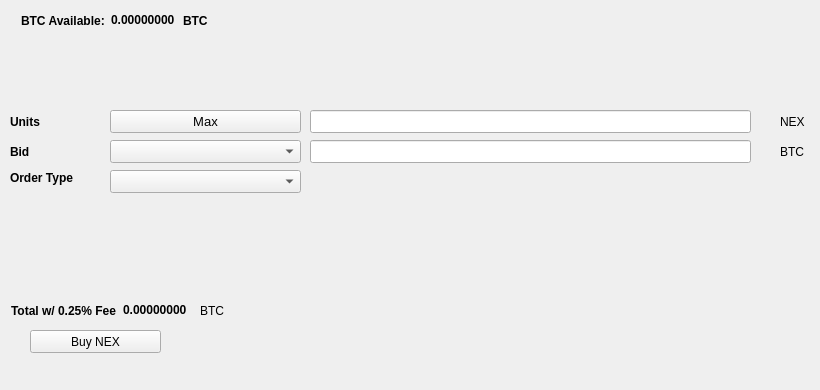
   <widget class="QWidget" name="BuyTab">
    <attribute name="title">
     <string>Buy</string>
    </attribute>
    <widget class="QPushButton" name="BuyNEX">
     <property name="geometry">
      <rect>
       <x>30</x>
       <y>330</y>
       <width>131</width>
       <height>23</height>
      </rect>
     </property>
     <property name="text">
      <string>Buy NEX</string>
     </property>
     <property name="icon">
      <iconset resource="../nex.qrc">
       <normaloff>:/icons/bitcoin</normaloff>:/icons/bitcoin</iconset>
     </property>
    </widget>
    <widget class="QLabel" name="label_3">
     <property name="geometry">
      <rect>
       <x>10</x>
       <y>110</y>
       <width>46</width>
       <height>23</height>
      </rect>
     </property>
     <property name="font">
      <font>
       <weight>75</weight>
       <bold>true</bold>
      </font>
     </property>
     <property name="text">
      <string>Units</string>
     </property>
    </widget>
    <widget class="QLineEdit" name="UnitsInput">
     <property name="geometry">
      <rect>
       <x>310</x>
       <y>110</y>
       <width>441</width>
       <height>23</height>
      </rect>
     </property>
     <property name="font">
      <font>
       <pointsize>9</pointsize>
       <weight>75</weight>
       <bold>true</bold>
      </font>
     </property>
    </widget>
    <widget class="QLineEdit" name="BuyBidPriceEdit">
     <property name="geometry">
      <rect>
       <x>310</x>
       <y>140</y>
       <width>441</width>
       <height>23</height>
      </rect>
     </property>
     <property name="font">
      <font>
       <pointsize>9</pointsize>
       <weight>75</weight>
       <bold>true</bold>
      </font>
     </property>
    </widget>
    <widget class="QLabel" name="label_4">
     <property name="geometry">
      <rect>
       <x>780</x>
       <y>110</y>
       <width>31</width>
       <height>23</height>
      </rect>
     </property>
     <property name="text">
      <string>NEX</string>
     </property>
    </widget>
    <widget class="QLabel" name="label_5">
     <property name="geometry">
      <rect>
       <x>780</x>
       <y>140</y>
       <width>31</width>
       <height>23</height>
      </rect>
     </property>
     <property name="text">
      <string>BTC</string>
     </property>
    </widget>
    <widget class="QLabel" name="label_6">
     <property name="geometry">
      <rect>
       <x>10</x>
       <y>140</y>
       <width>46</width>
       <height>23</height>
      </rect>
     </property>
     <property name="font">
      <font>
       <weight>75</weight>
       <bold>true</bold>
      </font>
     </property>
     <property name="text">
      <string>Bid</string>
     </property>
    </widget>
    <widget class="QLabel" name="label_7">
     <property name="geometry">
      <rect>
       <x>10</x>
       <y>170</y>
       <width>91</width>
       <height>16</height>
      </rect>
     </property>
     <property name="font">
      <font>
       <weight>75</weight>
       <bold>true</bold>
      </font>
     </property>
     <property name="text">
      <string>Order Type</string>
     </property>
    </widget>
    <widget class="QPushButton" name="Buy_Max_Amount">
     <property name="geometry">
      <rect>
       <x>110</x>
       <y>110</y>
       <width>191</width>
       <height>23</height>
      </rect>
     </property>
     <property name="font">
      <font>
       <pointsize>10</pointsize>
      </font>
     </property>
     <property name="text">
      <string>Max</string>
     </property>
    </widget>
    <widget class="QComboBox" name="BuyBidcomboBox">
     <property name="geometry">
      <rect>
       <x>110</x>
       <y>140</y>
       <width>191</width>
       <height>23</height>
      </rect>
     </property>
     <property name="font">
      <font>
       <pointsize>10</pointsize>
      </font>
     </property>
    </widget>
    <widget class="QComboBox" name="buyOrdertypeCombo">
     <property name="geometry">
      <rect>
       <x>110</x>
       <y>170</y>
       <width>191</width>
       <height>23</height>
      </rect>
     </property>
     <property name="font">
      <font>
       <pointsize>10</pointsize>
      </font>
     </property>
    </widget>
    <widget class="QWidget" name="layoutWidget1">
     <property name="geometry">
      <rect>
       <x>21</x>
       <y>11</y>
       <width>227</width>
       <height>19</height>
      </rect>
     </property>
     <layout class="QHBoxLayout" name="horizontalLayout_3">
      <item>
       <widget class="QLabel" name="label232">
        <property name="font">
         <font>
          <weight>75</weight>
          <bold>true</bold>
         </font>
        </property>
        <property name="text">
         <string>BTC Available:</string>
        </property>
       </widget>
      </item>
      <item>
       <widget class="QLabel" name="BtcAvailableLbl">
        <property name="palette">
         <palette>
          <active>
           <colorrole role="WindowText">
            <brush brushstyle="SolidPattern">
             <color alpha="255">
              <red>0</red>
              <green>0</green>
              <blue>0</blue>
             </color>
            </brush>
           </colorrole>
           <colorrole role="Button">
            <brush brushstyle="SolidPattern">
             <color alpha="255">
              <red>0</red>
              <green>170</green>
              <blue>0</blue>
             </color>
            </brush>
           </colorrole>
           <colorrole role="Light">
            <brush brushstyle="SolidPattern">
             <color alpha="255">
              <red>0</red>
              <green>255</green>
              <blue>0</blue>
             </color>
            </brush>
           </colorrole>
           <colorrole role="Midlight">
            <brush brushstyle="SolidPattern">
             <color alpha="255">
              <red>0</red>
              <green>212</green>
              <blue>0</blue>
             </color>
            </brush>
           </colorrole>
           <colorrole role="Dark">
            <brush brushstyle="SolidPattern">
             <color alpha="255">
              <red>0</red>
              <green>85</green>
              <blue>0</blue>
             </color>
            </brush>
           </colorrole>
           <colorrole role="Mid">
            <brush brushstyle="SolidPattern">
             <color alpha="255">
              <red>0</red>
              <green>113</green>
              <blue>0</blue>
             </color>
            </brush>
           </colorrole>
           <colorrole role="Text">
            <brush brushstyle="SolidPattern">
             <color alpha="255">
              <red>0</red>
              <green>170</green>
              <blue>0</blue>
             </color>
            </brush>
           </colorrole>
           <colorrole role="BrightText">
            <brush brushstyle="SolidPattern">
             <color alpha="255">
              <red>255</red>
              <green>255</green>
              <blue>255</blue>
             </color>
            </brush>
           </colorrole>
           <colorrole role="ButtonText">
            <brush brushstyle="SolidPattern">
             <color alpha="255">
              <red>0</red>
              <green>0</green>
              <blue>0</blue>
             </color>
            </brush>
           </colorrole>
           <colorrole role="Base">
            <brush brushstyle="SolidPattern">
             <color alpha="255">
              <red>255</red>
              <green>255</green>
              <blue>255</blue>
             </color>
            </brush>
           </colorrole>
           <colorrole role="Window">
            <brush brushstyle="SolidPattern">
             <color alpha="255">
              <red>0</red>
              <green>170</green>
              <blue>0</blue>
             </color>
            </brush>
           </colorrole>
           <colorrole role="Shadow">
            <brush brushstyle="SolidPattern">
             <color alpha="255">
              <red>0</red>
              <green>0</green>
              <blue>0</blue>
             </color>
            </brush>
           </colorrole>
           <colorrole role="AlternateBase">
            <brush brushstyle="SolidPattern">
             <color alpha="255">
              <red>127</red>
              <green>212</green>
              <blue>127</blue>
             </color>
            </brush>
           </colorrole>
           <colorrole role="ToolTipBase">
            <brush brushstyle="SolidPattern">
             <color alpha="255">
              <red>255</red>
              <green>255</green>
              <blue>220</blue>
             </color>
            </brush>
           </colorrole>
           <colorrole role="ToolTipText">
            <brush brushstyle="SolidPattern">
             <color alpha="255">
              <red>0</red>
              <green>0</green>
              <blue>0</blue>
             </color>
            </brush>
           </colorrole>
          </active>
          <inactive>
           <colorrole role="WindowText">
            <brush brushstyle="SolidPattern">
             <color alpha="255">
              <red>0</red>
              <green>0</green>
              <blue>0</blue>
             </color>
            </brush>
           </colorrole>
           <colorrole role="Button">
            <brush brushstyle="SolidPattern">
             <color alpha="255">
              <red>0</red>
              <green>170</green>
              <blue>0</blue>
             </color>
            </brush>
           </colorrole>
           <colorrole role="Light">
            <brush brushstyle="SolidPattern">
             <color alpha="255">
              <red>0</red>
              <green>255</green>
              <blue>0</blue>
             </color>
            </brush>
           </colorrole>
           <colorrole role="Midlight">
            <brush brushstyle="SolidPattern">
             <color alpha="255">
              <red>0</red>
              <green>212</green>
              <blue>0</blue>
             </color>
            </brush>
           </colorrole>
           <colorrole role="Dark">
            <brush brushstyle="SolidPattern">
             <color alpha="255">
              <red>0</red>
              <green>85</green>
              <blue>0</blue>
             </color>
            </brush>
           </colorrole>
           <colorrole role="Mid">
            <brush brushstyle="SolidPattern">
             <color alpha="255">
              <red>0</red>
              <green>113</green>
              <blue>0</blue>
             </color>
            </brush>
           </colorrole>
           <colorrole role="Text">
            <brush brushstyle="SolidPattern">
             <color alpha="255">
              <red>0</red>
              <green>170</green>
              <blue>0</blue>
             </color>
            </brush>
           </colorrole>
           <colorrole role="BrightText">
            <brush brushstyle="SolidPattern">
             <color alpha="255">
              <red>255</red>
              <green>255</green>
              <blue>255</blue>
             </color>
            </brush>
           </colorrole>
           <colorrole role="ButtonText">
            <brush brushstyle="SolidPattern">
             <color alpha="255">
              <red>0</red>
              <green>0</green>
              <blue>0</blue>
             </color>
            </brush>
           </colorrole>
           <colorrole role="Base">
            <brush brushstyle="SolidPattern">
             <color alpha="255">
              <red>255</red>
              <green>255</green>
              <blue>255</blue>
             </color>
            </brush>
           </colorrole>
           <colorrole role="Window">
            <brush brushstyle="SolidPattern">
             <color alpha="255">
              <red>0</red>
              <green>170</green>
              <blue>0</blue>
             </color>
            </brush>
           </colorrole>
           <colorrole role="Shadow">
            <brush brushstyle="SolidPattern">
             <color alpha="255">
              <red>0</red>
              <green>0</green>
              <blue>0</blue>
             </color>
            </brush>
           </colorrole>
           <colorrole role="AlternateBase">
            <brush brushstyle="SolidPattern">
             <color alpha="255">
              <red>127</red>
              <green>212</green>
              <blue>127</blue>
             </color>
            </brush>
           </colorrole>
           <colorrole role="ToolTipBase">
            <brush brushstyle="SolidPattern">
             <color alpha="255">
              <red>255</red>
              <green>255</green>
              <blue>220</blue>
             </color>
            </brush>
           </colorrole>
           <colorrole role="ToolTipText">
            <brush brushstyle="SolidPattern">
             <color alpha="255">
              <red>0</red>
              <green>0</green>
              <blue>0</blue>
             </color>
            </brush>
           </colorrole>
          </inactive>
          <disabled>
           <colorrole role="WindowText">
            <brush brushstyle="SolidPattern">
             <color alpha="255">
              <red>0</red>
              <green>85</green>
              <blue>0</blue>
             </color>
            </brush>
           </colorrole>
           <colorrole role="Button">
            <brush brushstyle="SolidPattern">
             <color alpha="255">
              <red>0</red>
              <green>170</green>
              <blue>0</blue>
             </color>
            </brush>
           </colorrole>
           <colorrole role="Light">
            <brush brushstyle="SolidPattern">
             <color alpha="255">
              <red>0</red>
              <green>255</green>
              <blue>0</blue>
             </color>
            </brush>
           </colorrole>
           <colorrole role="Midlight">
            <brush brushstyle="SolidPattern">
             <color alpha="255">
              <red>0</red>
              <green>212</green>
              <blue>0</blue>
             </color>
            </brush>
           </colorrole>
           <colorrole role="Dark">
            <brush brushstyle="SolidPattern">
             <color alpha="255">
              <red>0</red>
              <green>85</green>
              <blue>0</blue>
             </color>
            </brush>
           </colorrole>
           <colorrole role="Mid">
            <brush brushstyle="SolidPattern">
             <color alpha="255">
              <red>0</red>
              <green>113</green>
              <blue>0</blue>
             </color>
            </brush>
           </colorrole>
           <colorrole role="Text">
            <brush brushstyle="SolidPattern">
             <color alpha="255">
              <red>0</red>
              <green>85</green>
              <blue>0</blue>
             </color>
            </brush>
           </colorrole>
           <colorrole role="BrightText">
            <brush brushstyle="SolidPattern">
             <color alpha="255">
              <red>255</red>
              <green>255</green>
              <blue>255</blue>
             </color>
            </brush>
           </colorrole>
           <colorrole role="ButtonText">
            <brush brushstyle="SolidPattern">
             <color alpha="255">
              <red>0</red>
              <green>85</green>
              <blue>0</blue>
             </color>
            </brush>
           </colorrole>
           <colorrole role="Base">
            <brush brushstyle="SolidPattern">
             <color alpha="255">
              <red>0</red>
              <green>170</green>
              <blue>0</blue>
             </color>
            </brush>
           </colorrole>
           <colorrole role="Window">
            <brush brushstyle="SolidPattern">
             <color alpha="255">
              <red>0</red>
              <green>170</green>
              <blue>0</blue>
             </color>
            </brush>
           </colorrole>
           <colorrole role="Shadow">
            <brush brushstyle="SolidPattern">
             <color alpha="255">
              <red>0</red>
              <green>0</green>
              <blue>0</blue>
             </color>
            </brush>
           </colorrole>
           <colorrole role="AlternateBase">
            <brush brushstyle="SolidPattern">
             <color alpha="255">
              <red>0</red>
              <green>170</green>
              <blue>0</blue>
             </color>
            </brush>
           </colorrole>
           <colorrole role="ToolTipBase">
            <brush brushstyle="SolidPattern">
             <color alpha="255">
              <red>255</red>
              <green>255</green>
              <blue>220</blue>
             </color>
            </brush>
           </colorrole>
           <colorrole role="ToolTipText">
            <brush brushstyle="SolidPattern">
             <color alpha="255">
              <red>0</red>
              <green>0</green>
              <blue>0</blue>
             </color>
            </brush>
           </colorrole>
          </disabled>
         </palette>
        </property>
        <property name="font">
         <font>
          <weight>75</weight>
          <bold>true</bold>
         </font>
        </property>
        <property name="text">
         <string>0.00000000</string>
        </property>
        <property name="textInteractionFlags">
         <set>Qt::LinksAccessibleByMouse|Qt::TextSelectableByKeyboard|Qt::TextSelectableByMouse</set>
        </property>
       </widget>
      </item>
      <item>
       <widget class="QLabel" name="BtcAvailableLbl_2">
        <property name="font">
         <font>
          <weight>75</weight>
          <bold>true</bold>
         </font>
        </property>
        <property name="text">
         <string>BTC</string>
        </property>
       </widget>
      </item>
     </layout>
    </widget>
    <widget class="QWidget" name="layoutWidge2">
     <property name="geometry">
      <rect>
       <x>11</x>
       <y>301</y>
       <width>259</width>
       <height>19</height>
      </rect>
     </property>
     <layout class="QHBoxLayout" name="horizontalLayout_4">
      <item>
       <widget class="QLabel" name="label_9">
        <property name="font">
         <font>
          <weight>75</weight>
          <bold>true</bold>
         </font>
        </property>
        <property name="text">
         <string>Total w/ 0.25% Fee</string>
        </property>
       </widget>
      </item>
      <item>
       <widget class="QLabel" name="BuyCostLabel">
        <property name="palette">
         <palette>
          <active>
           <colorrole role="WindowText">
            <brush brushstyle="SolidPattern">
             <color alpha="255">
              <red>0</red>
              <green>0</green>
              <blue>0</blue>
             </color>
            </brush>
           </colorrole>
           <colorrole role="Button">
            <brush brushstyle="SolidPattern">
             <color alpha="255">
              <red>0</red>
              <green>170</green>
              <blue>0</blue>
             </color>
            </brush>
           </colorrole>
           <colorrole role="Light">
            <brush brushstyle="SolidPattern">
             <color alpha="255">
              <red>0</red>
              <green>255</green>
              <blue>0</blue>
             </color>
            </brush>
           </colorrole>
           <colorrole role="Midlight">
            <brush brushstyle="SolidPattern">
             <color alpha="255">
              <red>0</red>
              <green>212</green>
              <blue>0</blue>
             </color>
            </brush>
           </colorrole>
           <colorrole role="Dark">
            <brush brushstyle="SolidPattern">
             <color alpha="255">
              <red>0</red>
              <green>85</green>
              <blue>0</blue>
             </color>
            </brush>
           </colorrole>
           <colorrole role="Mid">
            <brush brushstyle="SolidPattern">
             <color alpha="255">
              <red>0</red>
              <green>113</green>
              <blue>0</blue>
             </color>
            </brush>
           </colorrole>
           <colorrole role="Text">
            <brush brushstyle="SolidPattern">
             <color alpha="255">
              <red>0</red>
              <green>170</green>
              <blue>0</blue>
             </color>
            </brush>
           </colorrole>
           <colorrole role="BrightText">
            <brush brushstyle="SolidPattern">
             <color alpha="255">
              <red>255</red>
              <green>255</green>
              <blue>255</blue>
             </color>
            </brush>
           </colorrole>
           <colorrole role="ButtonText">
            <brush brushstyle="SolidPattern">
             <color alpha="255">
              <red>0</red>
              <green>0</green>
              <blue>0</blue>
             </color>
            </brush>
           </colorrole>
           <colorrole role="Base">
            <brush brushstyle="SolidPattern">
             <color alpha="255">
              <red>255</red>
              <green>255</green>
              <blue>255</blue>
             </color>
            </brush>
           </colorrole>
           <colorrole role="Window">
            <brush brushstyle="SolidPattern">
             <color alpha="255">
              <red>0</red>
              <green>170</green>
              <blue>0</blue>
             </color>
            </brush>
           </colorrole>
           <colorrole role="Shadow">
            <brush brushstyle="SolidPattern">
             <color alpha="255">
              <red>0</red>
              <green>0</green>
              <blue>0</blue>
             </color>
            </brush>
           </colorrole>
           <colorrole role="AlternateBase">
            <brush brushstyle="SolidPattern">
             <color alpha="255">
              <red>127</red>
              <green>212</green>
              <blue>127</blue>
             </color>
            </brush>
           </colorrole>
           <colorrole role="ToolTipBase">
            <brush brushstyle="SolidPattern">
             <color alpha="255">
              <red>255</red>
              <green>255</green>
              <blue>220</blue>
             </color>
            </brush>
           </colorrole>
           <colorrole role="ToolTipText">
            <brush brushstyle="SolidPattern">
             <color alpha="255">
              <red>0</red>
              <green>0</green>
              <blue>0</blue>
             </color>
            </brush>
           </colorrole>
          </active>
          <inactive>
           <colorrole role="WindowText">
            <brush brushstyle="SolidPattern">
             <color alpha="255">
              <red>0</red>
              <green>0</green>
              <blue>0</blue>
             </color>
            </brush>
           </colorrole>
           <colorrole role="Button">
            <brush brushstyle="SolidPattern">
             <color alpha="255">
              <red>0</red>
              <green>170</green>
              <blue>0</blue>
             </color>
            </brush>
           </colorrole>
           <colorrole role="Light">
            <brush brushstyle="SolidPattern">
             <color alpha="255">
              <red>0</red>
              <green>255</green>
              <blue>0</blue>
             </color>
            </brush>
           </colorrole>
           <colorrole role="Midlight">
            <brush brushstyle="SolidPattern">
             <color alpha="255">
              <red>0</red>
              <green>212</green>
              <blue>0</blue>
             </color>
            </brush>
           </colorrole>
           <colorrole role="Dark">
            <brush brushstyle="SolidPattern">
             <color alpha="255">
              <red>0</red>
              <green>85</green>
              <blue>0</blue>
             </color>
            </brush>
           </colorrole>
           <colorrole role="Mid">
            <brush brushstyle="SolidPattern">
             <color alpha="255">
              <red>0</red>
              <green>113</green>
              <blue>0</blue>
             </color>
            </brush>
           </colorrole>
           <colorrole role="Text">
            <brush brushstyle="SolidPattern">
             <color alpha="255">
              <red>0</red>
              <green>170</green>
              <blue>0</blue>
             </color>
            </brush>
           </colorrole>
           <colorrole role="BrightText">
            <brush brushstyle="SolidPattern">
             <color alpha="255">
              <red>255</red>
              <green>255</green>
              <blue>255</blue>
             </color>
            </brush>
           </colorrole>
           <colorrole role="ButtonText">
            <brush brushstyle="SolidPattern">
             <color alpha="255">
              <red>0</red>
              <green>0</green>
              <blue>0</blue>
             </color>
            </brush>
           </colorrole>
           <colorrole role="Base">
            <brush brushstyle="SolidPattern">
             <color alpha="255">
              <red>255</red>
              <green>255</green>
              <blue>255</blue>
             </color>
            </brush>
           </colorrole>
           <colorrole role="Window">
            <brush brushstyle="SolidPattern">
             <color alpha="255">
              <red>0</red>
              <green>170</green>
              <blue>0</blue>
             </color>
            </brush>
           </colorrole>
           <colorrole role="Shadow">
            <brush brushstyle="SolidPattern">
             <color alpha="255">
              <red>0</red>
              <green>0</green>
              <blue>0</blue>
             </color>
            </brush>
           </colorrole>
           <colorrole role="AlternateBase">
            <brush brushstyle="SolidPattern">
             <color alpha="255">
              <red>127</red>
              <green>212</green>
              <blue>127</blue>
             </color>
            </brush>
           </colorrole>
           <colorrole role="ToolTipBase">
            <brush brushstyle="SolidPattern">
             <color alpha="255">
              <red>255</red>
              <green>255</green>
              <blue>220</blue>
             </color>
            </brush>
           </colorrole>
           <colorrole role="ToolTipText">
            <brush brushstyle="SolidPattern">
             <color alpha="255">
              <red>0</red>
              <green>0</green>
              <blue>0</blue>
             </color>
            </brush>
           </colorrole>
          </inactive>
          <disabled>
           <colorrole role="WindowText">
            <brush brushstyle="SolidPattern">
             <color alpha="255">
              <red>0</red>
              <green>85</green>
              <blue>0</blue>
             </color>
            </brush>
           </colorrole>
           <colorrole role="Button">
            <brush brushstyle="SolidPattern">
             <color alpha="255">
              <red>0</red>
              <green>170</green>
              <blue>0</blue>
             </color>
            </brush>
           </colorrole>
           <colorrole role="Light">
            <brush brushstyle="SolidPattern">
             <color alpha="255">
              <red>0</red>
              <green>255</green>
              <blue>0</blue>
             </color>
            </brush>
           </colorrole>
           <colorrole role="Midlight">
            <brush brushstyle="SolidPattern">
             <color alpha="255">
              <red>0</red>
              <green>212</green>
              <blue>0</blue>
             </color>
            </brush>
           </colorrole>
           <colorrole role="Dark">
            <brush brushstyle="SolidPattern">
             <color alpha="255">
              <red>0</red>
              <green>85</green>
              <blue>0</blue>
             </color>
            </brush>
           </colorrole>
           <colorrole role="Mid">
            <brush brushstyle="SolidPattern">
             <color alpha="255">
              <red>0</red>
              <green>113</green>
              <blue>0</blue>
             </color>
            </brush>
           </colorrole>
           <colorrole role="Text">
            <brush brushstyle="SolidPattern">
             <color alpha="255">
              <red>0</red>
              <green>85</green>
              <blue>0</blue>
             </color>
            </brush>
           </colorrole>
           <colorrole role="BrightText">
            <brush brushstyle="SolidPattern">
             <color alpha="255">
              <red>255</red>
              <green>255</green>
              <blue>255</blue>
             </color>
            </brush>
           </colorrole>
           <colorrole role="ButtonText">
            <brush brushstyle="SolidPattern">
             <color alpha="255">
              <red>0</red>
              <green>85</green>
              <blue>0</blue>
             </color>
            </brush>
           </colorrole>
           <colorrole role="Base">
            <brush brushstyle="SolidPattern">
             <color alpha="255">
              <red>0</red>
              <green>170</green>
              <blue>0</blue>
             </color>
            </brush>
           </colorrole>
           <colorrole role="Window">
            <brush brushstyle="SolidPattern">
             <color alpha="255">
              <red>0</red>
              <green>170</green>
              <blue>0</blue>
             </color>
            </brush>
           </colorrole>
           <colorrole role="Shadow">
            <brush brushstyle="SolidPattern">
             <color alpha="255">
              <red>0</red>
              <green>0</green>
              <blue>0</blue>
             </color>
            </brush>
           </colorrole>
           <colorrole role="AlternateBase">
            <brush brushstyle="SolidPattern">
             <color alpha="255">
              <red>0</red>
              <green>170</green>
              <blue>0</blue>
             </color>
            </brush>
           </colorrole>
           <colorrole role="ToolTipBase">
            <brush brushstyle="SolidPattern">
             <color alpha="255">
              <red>255</red>
              <green>255</green>
              <blue>220</blue>
             </color>
            </brush>
           </colorrole>
           <colorrole role="ToolTipText">
            <brush brushstyle="SolidPattern">
             <color alpha="255">
              <red>0</red>
              <green>0</green>
              <blue>0</blue>
             </color>
            </brush>
           </colorrole>
          </disabled>
         </palette>
        </property>
        <property name="font">
         <font>
          <weight>75</weight>
          <bold>true</bold>
         </font>
        </property>
        <property name="autoFillBackground">
         <bool>false</bool>
        </property>
        <property name="text">
         <string>0.00000000</string>
        </property>
        <property name="textInteractionFlags">
         <set>Qt::LinksAccessibleByMouse|Qt::TextSelectableByMouse</set>
        </property>
       </widget>
      </item>
      <item>
       <widget class="QLabel" name="label_10">
        <property name="font">
         <font>
          <weight>50</weight>
          <bold>false</bold>
         </font>
        </property>
        <property name="text">
         <string>BTC</string>
        </property>
       </widget>
      </item>
     </layout>
    </widget>
    <widget class="QLabel" name="label_24">
     <property name="geometry">
      <rect>
       <x>460</x>
       <y>300</y>
       <width>281</width>
       <height>81</height>
      </rect>
     </property>
     <property name="text">
      <string/>
     </property>
     <property name="pixmap">
      <pixmap>:/images/bittrex</pixmap>
     </property>
    </widget>
   </widget>
